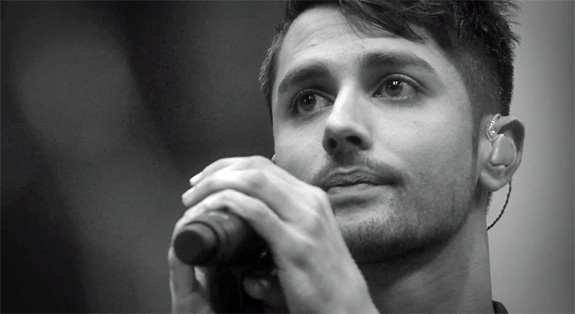
#> input picture Case2/ChiragBilde.jpg, 575 x 314 px
$ python case2.py
#> lines starting #> are read from the running program, lines starting #| are printed output that depends on the picture; long printed decimals are rounded
import numpy as np
import matplotlib.pyplot as plt
import math
from skimage.io import imread, imshow
from skimage.color import rgb2hsv, rgb2gray, rgb2yuv
from skimage import color, exposure, transform
from skimage.exposure import equalize_hist
import warnings
warnings.filterwarnings("ignore")

#Leser inn bildet
dark_image = imread('ChiragBilde.jpg', 0) #Dhoni-dive_165121_730x419-m
#> dark_image is the input picture: shape (314, 575, 3); mean R, G, B 87.1, 87.6, 87.6
dark_image_grey = rgb2gray(dark_image)

#Sjekker om input verdi er gryldig
x = int(input("Skriv inn prosentverid: "))
#> the answer given: 3
if (x > 100 or x < 0):
    print("Ikke gyldig verdi")
    exit()
prosentverdi = (x/100)

#Lager bildet av fargesppektert     Finn utt hvilke verdier det er på aksene!!!!!!!!!!!!!!!!!
plt.hist(dark_image.ravel(), bins=range(256), fc='k', ec='k')
plt.savefig("spekter.jpg")
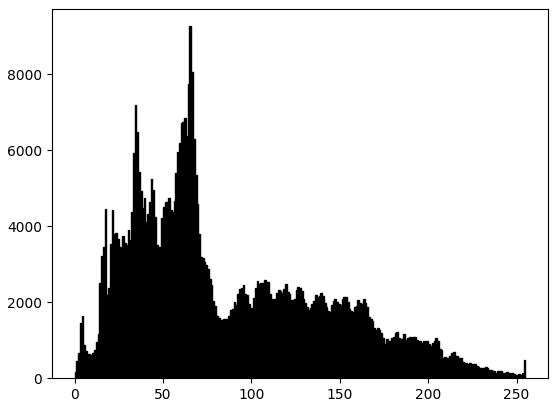
#> figure drawn by matplotlib, 1 panel; tallest bar 9259 high, from x = 65 to 66

#Gjør fft på bildet
dark_image_grey_fourier = np.fft.fftshift(np.fft.fft2(dark_image_grey))
fourier = dark_image_grey_fourier
plt.figure(num=None, figsize=(8, 6), dpi=200)
plt.imshow(np.log(abs(dark_image_grey_fourier)))
plt.savefig("transforamsjon.jpg")
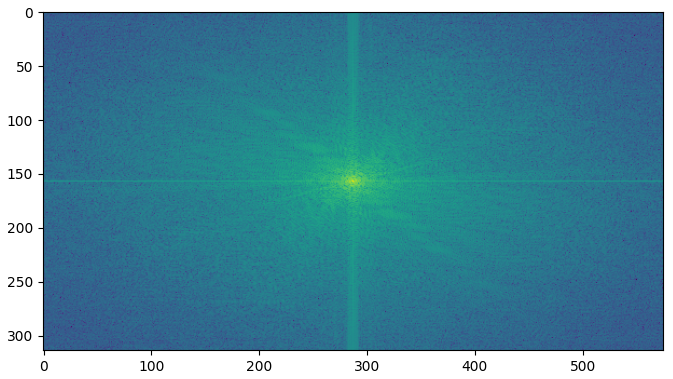
#> figure drawn by matplotlib, 1 panel

#Definerer hvor mye av fouriertransformasjonen som skal fjernes
height = int(dark_image_grey_fourier.shape[0])
#> height = 314
width = int(dark_image_grey_fourier.shape[1])
#> width = 575
newHeight = (height*prosentverdi)/2
#> newHeight = 4.71
newWidth = (width*prosentverdi)/2
#> newWidth = 8.62
newHeight = int(math.sqrt(width*height*prosentverdi / (width/height)))
#> newHeight = 54
newWidth = int(math.sqrt(width*height*prosentverdi / (width/height)) * (width/height))
#> newWidth = 99
y = math.sqrt(prosentverdi)
removeHeight = (height-newHeight)
#> removeHeight = 260
removeWidth = (width-newWidth)
#> removeWidth = 476

# #Utskrift til terminal
print(f"height={height}, {newHeight=}")
#| height=314, newHeight=54
print(f"Width={width}, {newWidth=}")
#| Width=575, newWidth=99
print(f"Original pixelverdi: {height*width}px")
#| Original pixelverdi: 180550px
print(f"Komprimert {x}% pixelverdi: {newHeight*newWidth}px")
#| Komprimert 3% pixelverdi: 5346px
print(f"Fjerner: h={removeHeight}px, og w={removeWidth}px")
#| Fjerner: h=260px, og w=476px
print(f"Forhold: {(newWidth/newHeight)} skal være lik {(width/height)}")
#| Forhold: 1.833 skal være lik 1.831
print(f"Andel pixeler: {(newWidth*newHeight)/(height*width)}, skal være lik {prosentverdi}")
#| Andel pixeler: 0.02961, skal være lik 0.03
print(f"Skaleringsfaktor: {(width/newWidth)} skal være lik {(height/newHeight)}")
#| Skaleringsfaktor: 5.808 skal være lik 5.815


def fourier_masker(image, i):
    f_size = 15
    dark_image_grey_fourier = np.fft.fftshift(np.fft.fft2(image))

    #Reuserer foriertransformasjonen med ønsket verdi
    # Horisontal, full height
    delingsfaktor = 2
    dark_image_grey_fourier[:int(removeHeight/delingsfaktor), :] = i #int(removeHeight/delingsfaktor)
    dark_image_grey_fourier[-int(removeHeight/delingsfaktor):, :] = i
    # Vertikal, full width
    dark_image_grey_fourier[:, :int(removeWidth/delingsfaktor)] = i #int(removeWidth/delingsfaktor)
    dark_image_grey_fourier[:, -int(removeWidth/delingsfaktor):] = i

    # dark_image_grey_fourier[:int(newHeight), :] = i
    # dark_image_grey_fourier[-int(newHeight):, :] = i
    # # Vertikal, full width
    # dark_image_grey_fourier[:, :int(newWidth)] = i
    # dark_image_grey_fourier[:, -int(newWidth):] = i

    # # Statistikk
    pixelerIgjen = 0
    for k in range(dark_image_grey_fourier.shape[0]):
        for j in range(dark_image_grey_fourier.shape[1]):
            p = dark_image_grey_fourier[k, j]
            if not p == i:
                pixelerIgjen += 1
#> after the loop, pixelerIgjen = 5346
    print(f"{pixelerIgjen=}")
#| pixelerIgjen=5346

    vminV=np.min(np.array(image))
#> vminV = 0
    vmaxV=np.max(np.array(image))
#> vmaxV = 1

    # Plotter ferdig bildet
    fig, ax = plt.subplots(1,4,figsize=(15,15))
    ax[0].imshow(image, cmap = 'gray', interpolation="none", vmin=vminV, vmax=vmaxV)
    ax[0].set_title('Orginalbildet', fontsize = f_size)
    ax[1].imshow(np.log(abs(fourier)), cmap='gray', interpolation="none", vmin=0)
    ax[1].set_title('Fouriertransformajon', fontsize = f_size)
    ax[2].imshow(np.log(abs(dark_image_grey_fourier)), cmap='gray', interpolation="none", vmin=0)
    ax[2].set_title('Fouriertransformasjonen\nredusert', fontsize = f_size)
    ax[3].imshow(abs(np.fft.ifft2(dark_image_grey_fourier)), cmap='gray',  interpolation="none", vmin=vminV, vmax=vmaxV)
    ax[3].set_title('Transformert bildet', fontsize = f_size)
    return plt

plt = fourier_masker(dark_image_grey, 1j) # 0.0000000000000001
plt.savefig("ut.jpg", format='jpeg', dpi=1200)
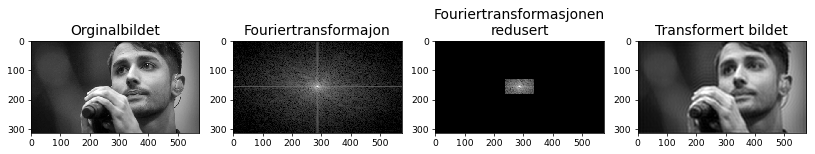
#> figure drawn by matplotlib, 4 panels

$ run again, with Case2/Dhoni-dive_165121_730x419-m.jpg copied over Case2/ChiragBilde.jpg
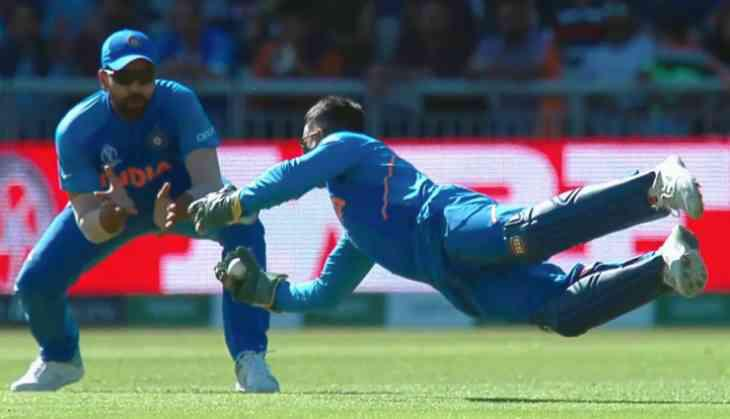
#> input picture Case2/Dhoni-dive_165121_730x419-m.jpg, 730 x 419 px
#> dark_image is the input picture: shape (419, 730, 3); mean R, G, B 91.5, 104.1, 106.3
#> `plt.savefig("transforamsjon.jpg")`:
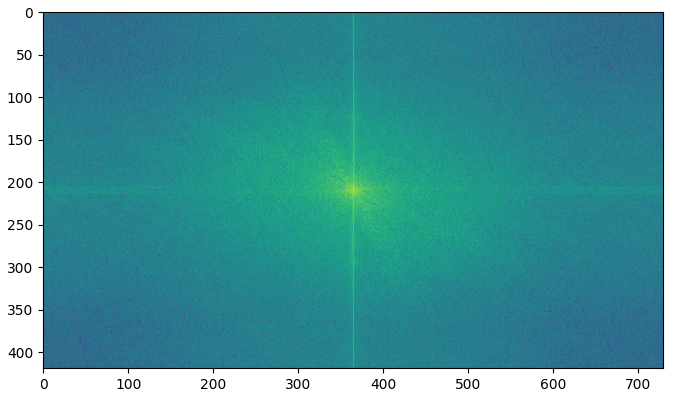
#> figure drawn by matplotlib, 1 panel
#| height=419, newHeight=72
#| Width=730, newWidth=126
#| Original pixelverdi: 305870px
#| Komprimert 3% pixelverdi: 9072px
#| Fjerner: h=347px, og w=604px
#| Forhold: 1.75 skal være lik 1.742
#| Andel pixeler: 0.02966, skal være lik 0.03
#| Skaleringsfaktor: 5.794 skal være lik 5.819
#> after the loop in fourier_masker, `for k in range(dark_image_grey_fourier.shape[0]):`: pixelerIgjen = 9198
#| pixelerIgjen=9198
#> vminV = 0.0267
#> vmaxV = 0.998
#> `plt.savefig("ut.jpg", format='jpeg', dpi=1200)`:
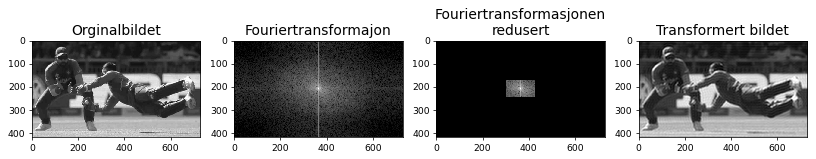
#> figure drawn by matplotlib, 4 panels
